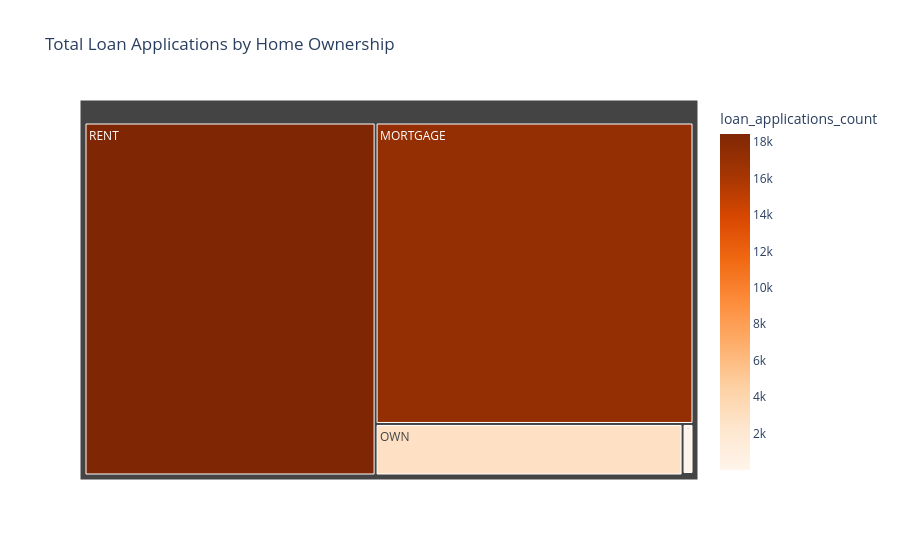

The cell this chart's notebook holds for it:
### Markdown cell above
### Home Ownership Analysis by Total Loan Applications

### Code cell
home_applications = df.groupby('home_ownership')['id'].count().reset_index(name='loan_applications_count')

fig = px.treemap(
    home_applications,
    path=['home_ownership'],
    values='loan_applications_count',
    color='loan_applications_count',
    color_continuous_scale='Oranges',
    title='Total Loan Applications by Home Ownership'
)

fig.show()

### Figure 1 — Plotly figure (JSON) as saved in the notebook; plotly's stock layout.template omitted (floating-point values rounded to 4 significant figures)
{"data": [{"branchvalues": "total", "customdata": [[17200.0], [3.0], [98.0], [2838.0], [18440.0]], "domain": {"x": [0, 1], "y": [0, 1]}, "hovertemplate": "labels=%{label}<br>loan_applications_count_sum=%{value}<br>parent=%{parent}<br>id=%{id}<br>loan_applications_count=%{color}<extra></extra>", "ids": ["MORTGAGE", "NONE", "OTHER", "OWN", "RENT"], "labels": ["MORTGAGE", "NONE", "OTHER", "OWN", "RENT"], "marker": {"coloraxis": "coloraxis", "colors": [17200.0, 3.0, 98.0, 2838.0, 18440.0]}, "name": "", "parents": ["", "", "", "", ""], "type": "treemap", "values": [17200.0, 3.0, 98.0, 2838.0, 18440.0]}], "layout": {"coloraxis": {"autocolorscale": false, "colorbar": {"title": {"text": "loan_applications_count"}}, "colorscale": [[0, "rgb(255,245,235)"], [0.125, "rgb(254,230,206)"], [0.25, "rgb(253,208,162)"], [0.375, "rgb(253,174,107)"], [0.5, "rgb(253,141,60)"], [0.625, "rgb(241,105,19)"], [0.75, "rgb(217,72,1)"], [0.875, "rgb(166,54,3)"], [1, "rgb(127,39,4)"]]}, "legend": {"tracegroupgap": 0}, "title": {"text": "Total Loan Applications by Home Ownership"}}}
